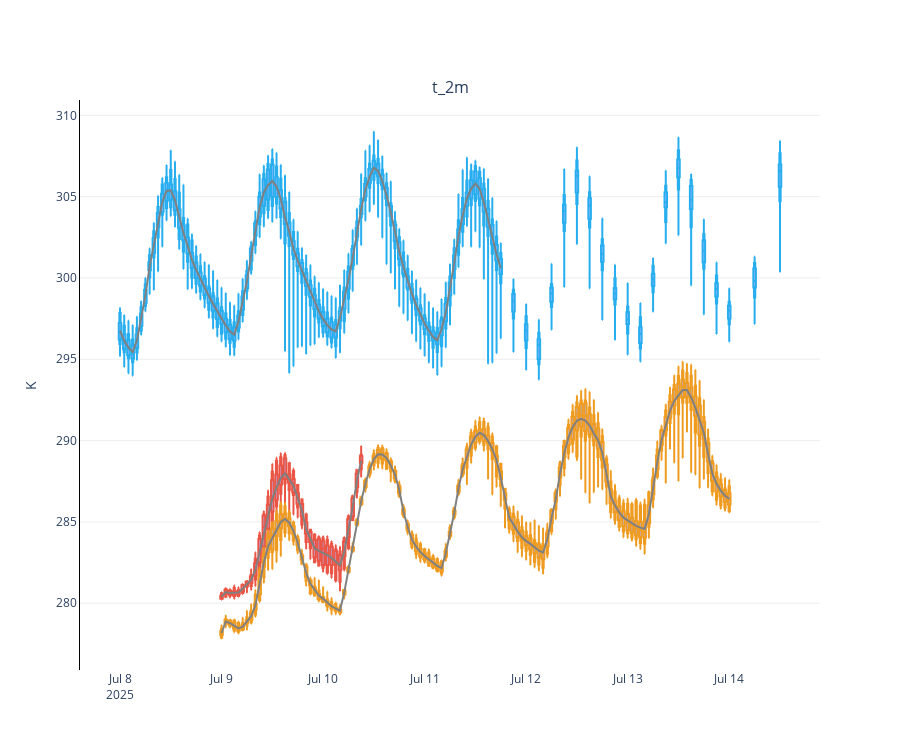

Notebook code for this chart:
### Markdown cell above
**Plotting ensemble members of timeseries**

### Code cell
from earthkit.plots.interactive import Chart


TIME_FREQUENCY = "1h"
QUANTILES = [0, 0.1, 0.25, 0.5, 0.75, 0.9, 1]

chart = Chart()
chart.box(ds_ch1, quantiles=QUANTILES, line_color='#ea5545' )
chart.line(ds_ch1,aggregation='mean', line_color='grey', time_frequency=TIME_FREQUENCY)
chart.box(ds_ch2, quantiles=QUANTILES, line_color="#ef9b20")
chart.line(ds_ch2,aggregation='mean', line_color='grey', time_frequency=TIME_FREQUENCY)
chart.box(ds_ifs, quantiles=QUANTILES, line_color="#27aeef")
chart.line(ds_ifs,aggregation='mean', line_color='grey', time_frequency=TIME_FREQUENCY)

chart.show()  # Repla
